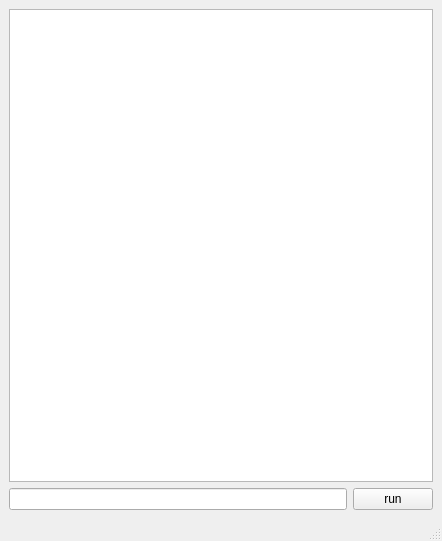
<?xml version="1.0" encoding="UTF-8"?>
<ui version="4.0">
 <class>MainWindow</class>
 <widget class="QMainWindow" name="MainWindow">
  <property name="geometry">
   <rect>
    <x>0</x>
    <y>0</y>
    <width>442</width>
    <height>541</height>
   </rect>
  </property>
  <property name="windowTitle">
   <string>MainWindow</string>
  </property>
  <widget class="QWidget" name="centralwidget">
   <layout class="QGridLayout" name="gridLayout_2">
    <item row="0" column="0">
     <layout class="QGridLayout" name="gridLayout">
      <item row="1" column="1">
       <widget class="QPushButton" name="run_Button">
        <property name="text">
         <string>run</string>
        </property>
       </widget>
      </item>
      <item row="1" column="0">
       <widget class="QLineEdit" name="lineEdit"/>
      </item>
      <item row="0" column="0" colspan="2">
       <widget class="QPlainTextEdit" name="plainTextEdit">
        <property name="sizeAdjustPolicy">
         <enum>QAbstractScrollArea::AdjustIgnored</enum>
        </property>
        <property name="readOnly">
         <bool>true</bool>
        </property>
       </widget>
      </item>
     </layout>
    </item>
   </layout>
  </widget>
  <widget class="QMenuBar" name="menubar">
   <property name="geometry">
    <rect>
     <x>0</x>
     <y>0</y>
     <width>442</width>
     <height>22</height>
    </rect>
   </property>
  </widget>
  <widget class="QStatusBar" name="statusbar"/>
 </widget>
 <resources/>
 <connections/>
</ui>
